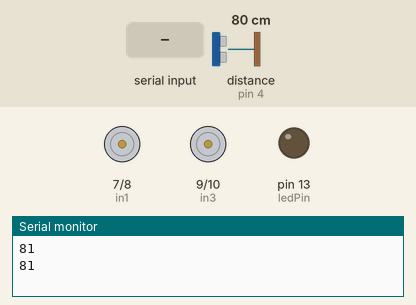
Simulated run of this sketch. Board: Arduino Uno, built with avr-gcc and run on an emulated ATmega328P. On the bench: motor-driver pin pairs drawn as motors (green arrow = first pin HIGH = forward, orange = second pin HIGH = backward, longer = more drive, scaled by the enable pin), output pins drawn as LEDs (lit = HIGH), the last lines printed to the serial monitor. The inputs (shaded band) are chosen by the test bench; at power-on: distance to the obstacle (sensor on pin 4) 80 cm. The echo pulse lasts 58.3 µs per cm.

Above: at 1.2 s.
1.3 s: "1\n" received over Serial
At 2.5 s:
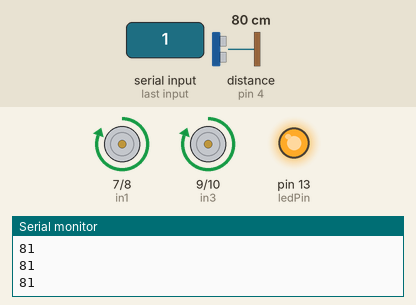
2.8 s: distance to the obstacle (sensor on pin 4) set to 11 cm
5.5 s: distance to the obstacle (sensor on pin 4) set to 8 cm
At 8.7 s:
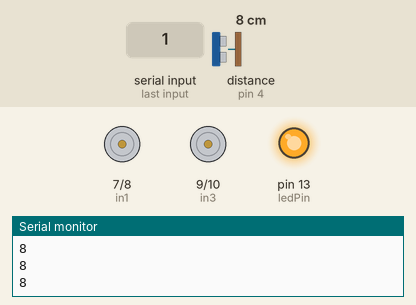
Timing chart, 0 to 10.2 s (numbered marks = the images above; inputs shaded):
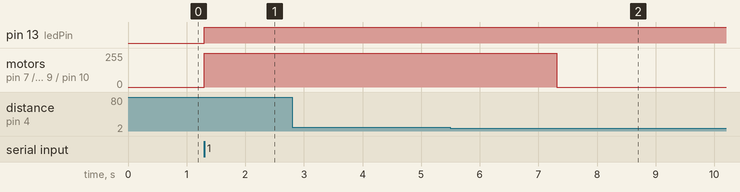

Measured:
- the behaviour switches between 10 and 9 cm on distance to the obstacle (sensor on pin 4) (found by bisection; images 1 and 2)
- after the input at 1.3 s, pin 13 (ledPin): LOW → HIGH at once; motor on pin 7 (in1) / pin 8 (in2), motor on pin 9 (in3) / pin 10 (in4): stopped → forward 255/255 at once
- after the input at 5.5 s, motor on pin 7 (in1) / pin 8 (in2), motor on pin 9 (in3) / pin 10 (in4): forward 255/255 → stopped after 1.8 s

The sketch:

arduino_code.ino
```cpp
#include <NewPing.h>

const int ledPin = 13; // Pin al que está conectado el LED

// Definición de pines del puente H
#define in1 7
#define in2 8
#define in3 9
#define in4 10
#define enA 6
#define enB 11

#define TRIGGER_PIN 3
#define ECHO_PIN 4
NewPing sonar(TRIGGER_PIN, ECHO_PIN);

String data;
int valor ;

void setup() {

  // Configurar pin del led
  pinMode(ledPin, OUTPUT); // Establece el pin como salida

  // Configurar los pines del puente H como salidas
  pinMode(in1, OUTPUT);
  pinMode(in2, OUTPUT);
  pinMode(in3, OUTPUT);
  pinMode(in4, OUTPUT);
  pinMode(enA, OUTPUT);
  pinMode(enB, OUTPUT);

  // Inicializar velocidad de los motores a 0
  analogWrite(enA, 0);
  analogWrite(enB, 0);

  // Iniciar comunicación serial
  Serial.begin(9600);
}

void moverAdelante() {
  digitalWrite(in1, HIGH);
  digitalWrite(in2, LOW);
  digitalWrite(in3, HIGH);
  digitalWrite(in4, LOW);
  analogWrite(enA, 255);
  analogWrite(enB, 255);
}

void moverAtras() {
  digitalWrite(in1, LOW);
  digitalWrite(in2, HIGH);
  digitalWrite(in3, LOW);
  digitalWrite(in4, HIGH);
  analogWrite(enA, 255);
  analogWrite(enB, 255);
}

void moverIzquierda() {
  digitalWrite(in1, HIGH);
  digitalWrite(in2, LOW);
  digitalWrite(in3, LOW);
  digitalWrite(in4, HIGH);
  analogWrite(enA, 255);
  analogWrite(enB, 255);
}

void moverDerecha() {
  digitalWrite(in1, LOW);
  digitalWrite(in2, HIGH);
  digitalWrite(in3, HIGH);
  digitalWrite(in4, LOW);
  analogWrite(enA, 255);
  analogWrite(enB, 255);
}

void detener() {
  digitalWrite(in1, LOW);
  digitalWrite(in2, LOW);
  digitalWrite(in3, LOW);
  digitalWrite(in4, LOW);
  analogWrite(enA, 0);
  analogWrite(enB, 0);
}

void loop() {

  unsigned int distance = sonar.ping_cm(); // Realizar la medición de distancia en centímetros

  // Enviar el valor de la distancia a través de la comunicación serial
  Serial.println(distance);

  //if (Serial.available()) {  // Si hay datos disponibles en el puerto serie}
    data = Serial.readStringUntil('\n');  // Lee la cadena de caracteres hasta encontrar un salto de línea
    valor = data.toInt();  // Convierte la cadena a un entero

    if (distance < 10 && distance >= 1) {
      // Detener los motores del coche si la distancia es menor a 10 cm
      valor = 5;
    }

    if (valor == 1) {
      digitalWrite(ledPin,HIGH ); // Apaga el LED
      moverAdelante();
    } else if (valor == 2) {
      digitalWrite(ledPin, LOW ); // Enciende el LED
      moverAtras();
    } else if (valor == 3) {
      moverIzquierda();
    } else if (valor == 4) {
      moverIzquierda();
    } else if (valor == 5) {
      detener();
    }
}
```
